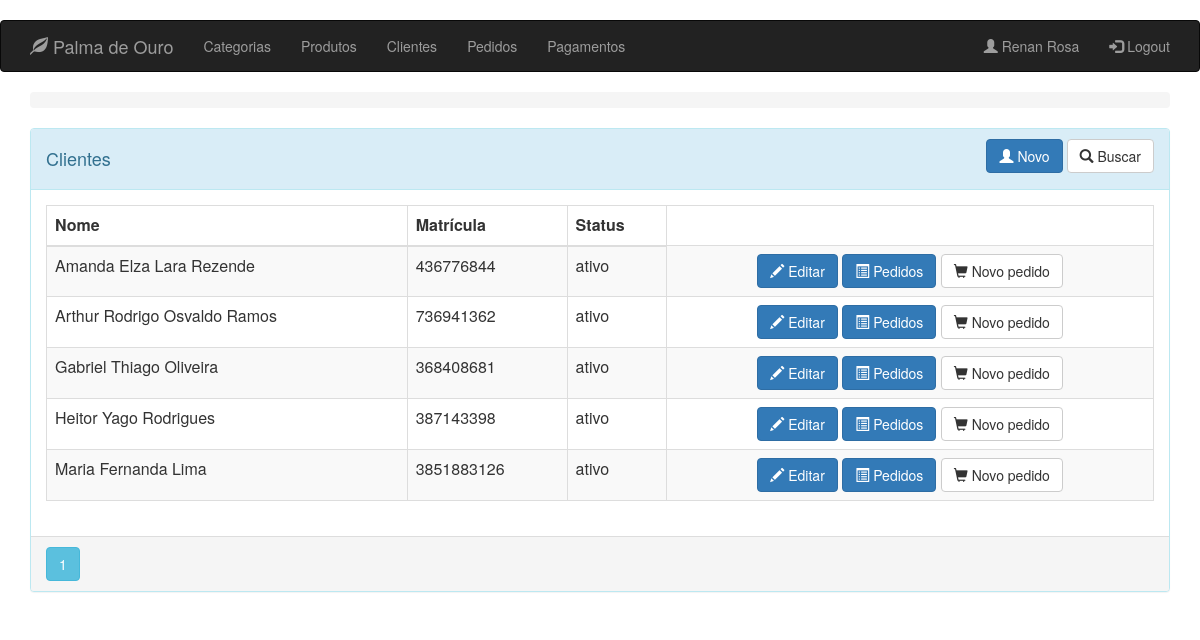
The app's page /client (signed in), older data.
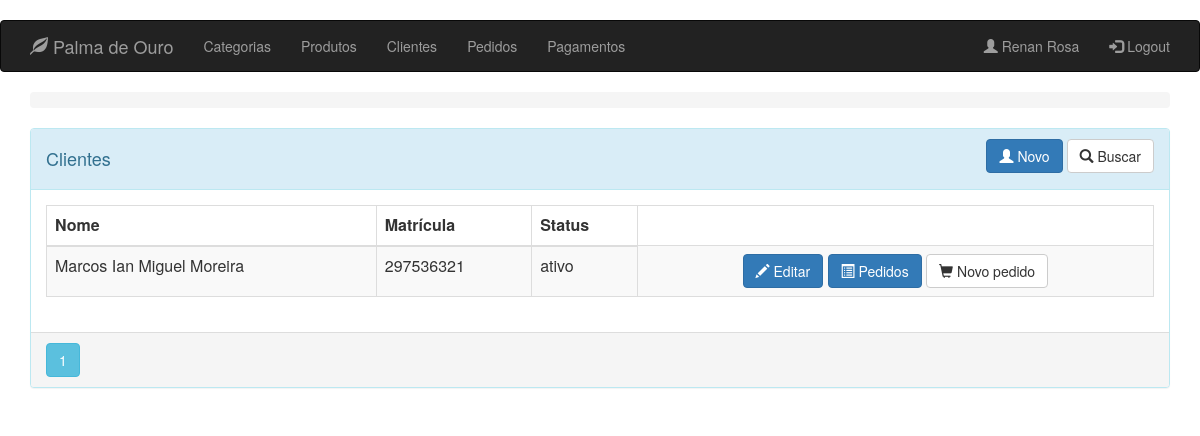
The same page, newer data.
### app/models.py (models this page shows, shortened)
class User(db.Model):
    __metaclass__ = ABCMeta
    __abstract__ = True
    id = db.Column(db.Integer, primary_key=True)
    name = db.Column(db.String(64), nullable=False, index=True)
    phone_number = db.Column(db.String(13), nullable=False)

class Client(User):
    __tablename__ = 'clients'
    __mapper_args__ = {'concrete': True}
    identification = db.Column(db.String(9), unique=True)
    notifiable = db.Column(db.Boolean)
    address = db.Column(db.String(64))
    status = db.Column(db.Boolean)

### app/routes/client/routes.py (the view)
@blueprint_client.route('/')
@blueprint_client.route('/client')
@register_breadcrumb(blueprint_client, '.', 'Clientes')
@login_required
def get_clients():
    page = request.args.get('page', 1, type=int)
    clients = Client.query.order_by(Client.name).paginate(page=page, per_page=10)
    return render_template('client/list.html', clients=clients)

### app/models.py (called while the page is built)
@login_manager.user_loader
def load_user(id):
    return Clerk.query.get(id)

### app/templates/client/list.html (shortened to what this page needs)
{% extends "base.html" %}
{% block page_content %}
<div class="panel panel-info">
    <div class="panel-heading">
        <div class="row">
            <div class="col col-xs-6">
                <h4>Clientes</h4>
            </div>
            <div class="col col-xs-6 text-right">
                <a href="{{ url_for('blueprint_client.new_client') }}" class="btn btn-primary">
                    <i class="glyphicon glyphicon-user"></i>
                    <span>Novo</span>
                </a>
                <a href="{{ url_for('blueprint_client.search_client') }}" class="btn btn-default">
                    <i class="glyphicon glyphicon glyphicon-search"></i>
                    <span>Buscar</span>
                </a>
            </div>
        </div>
    </div>
    <div class="panel-body">
        <table class="table table-striped table-responsive table-bordered">
            <thead>
                <tr>
                    <th>Nome</th>
                    <th>Matrícula</th>
                    <th>Status</th>
                </tr>
            </thead>
            <tbody>
                {% for client in clients.items %}
                <tr>
                    <td>{{ client.name }}</td>
                    <td>{{ client.identification }}</td>
                    {% if client.status %}
                    <td>ativo</td>
                    {% else %}
                    <td>inativo</td>
                    {% endif %}
                    <td align="center">
                        <a href="{{ url_for('blueprint_client.update_client',id=client.id) }}" class="btn btn-primary">
                            <span class="glyphicon glyphicon-pencil" aria-hidden="true"></span> Editar
                        </a>
                        <a href="{{ url_for('blueprint_order.get_orders',id=client.id) }}" class="btn btn-primary">
                            <span class="glyphicon glyphicon-list-alt"></span>
                            Pedidos
                        </a>
                        <a href="{{ url_for('blueprint_order.new_order',id=client.id) }}" class="btn btn-default">
                            <span class="glyphicon glyphicon-shopping-cart"></span>
                            Novo pedido
                        </a>
                    </td>
                </tr>
                {% endfor %}
            </tbody>
        </table>
    </div>
    <div class="panel-footer p-0">
        {% for page_number in clients.iter_pages(left_edge=1,right_edge=1,left_current=1,right_current=2) %}
        {% if page_number %}
        {% if clients.page == page_number %}
        <a class="btn btn-info mb-4"
            href="{{ url_for('blueprint_client.get_clients',page=page_number) }}">{{ page_number }}</a>
        {% else %}
        <a class="btn btn-outline-info mb-4"
            href="{{ url_for('blueprint_client.get_clients',page=page_number) }}">{{ page_number }}</a>
        {% endif %}
        {% else %}
        ...
        {% endif %}
        {% endfor %}
    </div>
</div>
{% endblock %}

Row changes from the older to the newer data that the page shows:
removed Client: name "Amanda Elza Lara Rezende", identification "436776844", status "ativo"
removed Client: name "Arthur Rodrigo Osvaldo Ramos", identification "736941362", status "ativo"
removed Client: name "Gabriel Thiago Oliveira", identification "368408681", status "ativo"
removed Client: name "Heitor Yago Rodrigues", identification "387143398", status "ativo"
removed Client: name "Maria Fernanda Lima", identification "3851883126", status "ativo"
added Client: name "Marcos Ian Miguel Moreira", identification "297536321", status "ativo"
